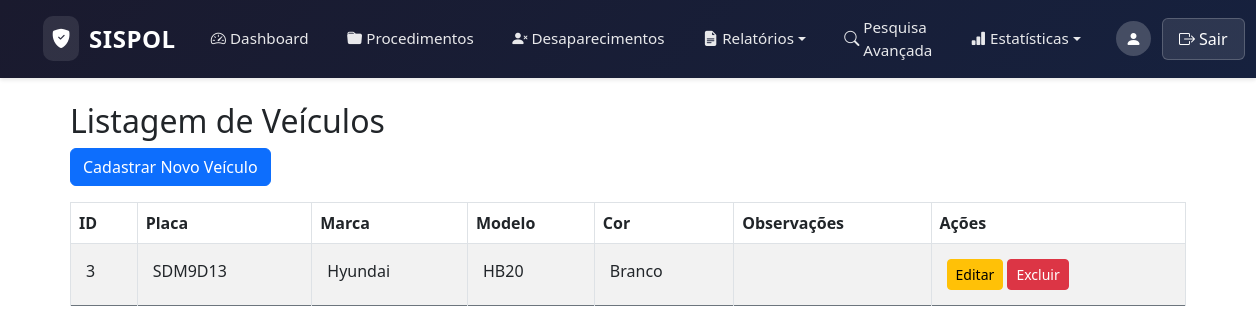
The page /public/veiculos/listar_veiculos.php (signed in) on the database its author committed.
### tables this page shows
CREATE TABLE `Veiculos` (
  `id` int NOT NULL,
  `placa` varchar(10) NOT NULL,
  `marca` varchar(50) NOT NULL,
  `modelo` varchar(50) NOT NULL,
  `cor` varchar(20) NOT NULL,
  `observacoes` text
);

### public/veiculos/listar_veiculos.php (the view)
<?php
include_once '../../includes/header.php';
$stmt = $pdo->query("SELECT * FROM Veiculos ORDER BY id DESC");
$veiculos = $stmt->fetchAll(PDO::FETCH_ASSOC);
?>
<div class="container mt-4">
    <h2>Listagem de Veículos</h2>
    <a href="cadastrar_veiculo.php" class="btn btn-primary mb-3">Cadastrar Novo Veículo</a>
    <table class="table table-bordered table-striped">
        <thead>
            <tr>
                <th>ID</th>
                <th>Placa</th>
                <th>Marca</th>
                <th>Modelo</th>
                <th>Cor</th>
                <th>Observações</th>
                <th>Ações</th>
            </tr>
        </thead>
        <tbody>
            <?php foreach ($veiculos as $veiculo): ?>
                <tr>
                    <td><?= htmlspecialchars($veiculo['id']) ?></td>
                    <td><?= htmlspecialchars($veiculo['placa']) ?></td>
                    <td><?= htmlspecialchars($veiculo['marca']) ?></td>
                    <td><?= htmlspecialchars($veiculo['modelo']) ?></td>
                    <td><?= htmlspecialchars($veiculo['cor']) ?></td>
                    <td><?= htmlspecialchars($veiculo['observacoes']) ?></td>
                    <td>
                        <a href="cadastrar_veiculo.php?id=<?= $veiculo['id'] ?>" class="btn btn-warning btn-sm">Editar</a>
                        <a href="excluir_veiculo.php?id=<?= $veiculo['id'] ?>"
                           class="btn btn-danger btn-sm"
                           onclick="return confirm('Deseja realmente excluir este veículo?');">Excluir</a>
                    </td>
                </tr>
            <?php endforeach; ?>
        </tbody>
    </table>
</div>
</body>
</html>

### assets/css/styles.css (style rules this page uses)
html, body { height: 100%; margin: 0; display: flex; flex-direction: column; }
.table td, .table th { vertical-align: middle; }
.table td { padding: 15px 15px; vertical-align: top; }
.table tbody tr { border-top: 1px solid #6c757d; border-bottom: 1px solid #6c757d; }

### rows shown on the page
veiculos: id "3", placa "SDM9D13", marca "Hyundai", modelo "HB20", cor "Branco"
